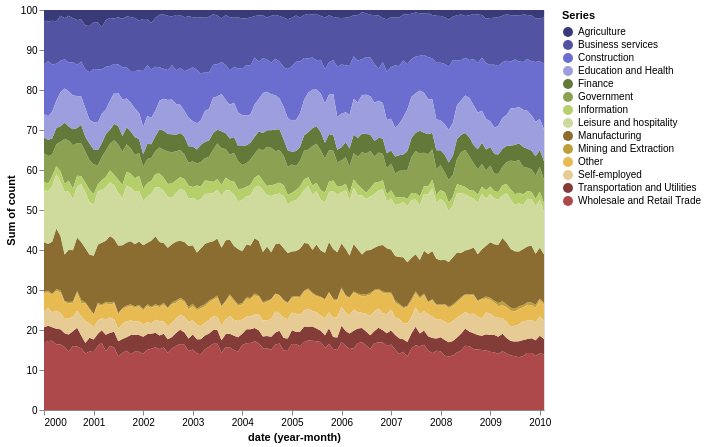

Write the Vega-Lite specification saved for this chart.
### Vega-Lite specification from a JSON file in a GitHub repository (floating-point values rounded to 4 significant figures; data arrays with more than 128 entries replaced by an {"elided": "..."} marker saying what was removed)
{"$schema": "https://vega.github.io/schema/vega-lite/v5.json", "width": 500, "height": 400, "data": {"values": {"elided": "1708 records"}, "format": {"parse": {"date": "date"}}}, "layer": [{"mark": {"type": "area"}, "encoding": {"tooltip": [{"aggregate": "sum", "field": "count", "type": "quantitative"}, {"timeUnit": "yearmonth", "field": "date", "type": "temporal"}, {"field": "series", "type": "nominal"}], "opacity": {"value": 1}, "x": {"timeUnit": "yearmonth", "field": "date", "type": "temporal", "axis": {"format": "%Y"}}, "y": {"aggregate": "sum", "field": "count", "type": "quantitative", "axis": {"orient": "left", "labelExpr": "datum.value*100"}, "stack": "normalize"}, "color": {"legend": {"title": "Series", "orient": "right", "symbolType": "circle", "fillColor": "#ffffff"}, "field": "series", "type": "ordinal", "scale": {"range": ["#393b79", "#5254a3", "#6b6ecf", "#9c9ede", "#637939", "#8ca252", "#b5cf6b", "#cedb9c", "#8c6d31", "#bd9e39", "#e7ba52", "#e7cb94", "#843c39", "#ad494a", "#d6616b", "#e7969c", "#7b4173", "#a55194", "#ce6dbd", "#de9ed6"]}}}}]}
